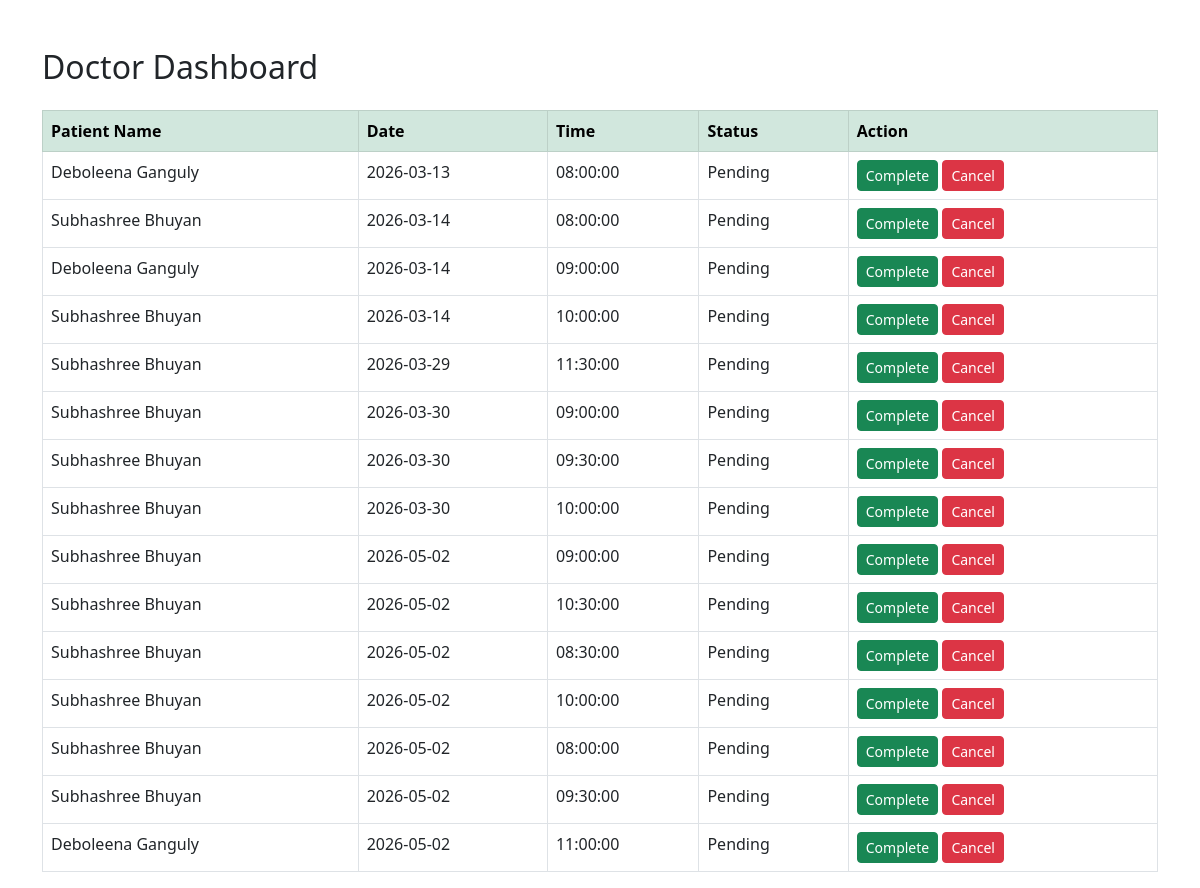
Before: /doctor/dashboard.php (signed in) with the older database file.
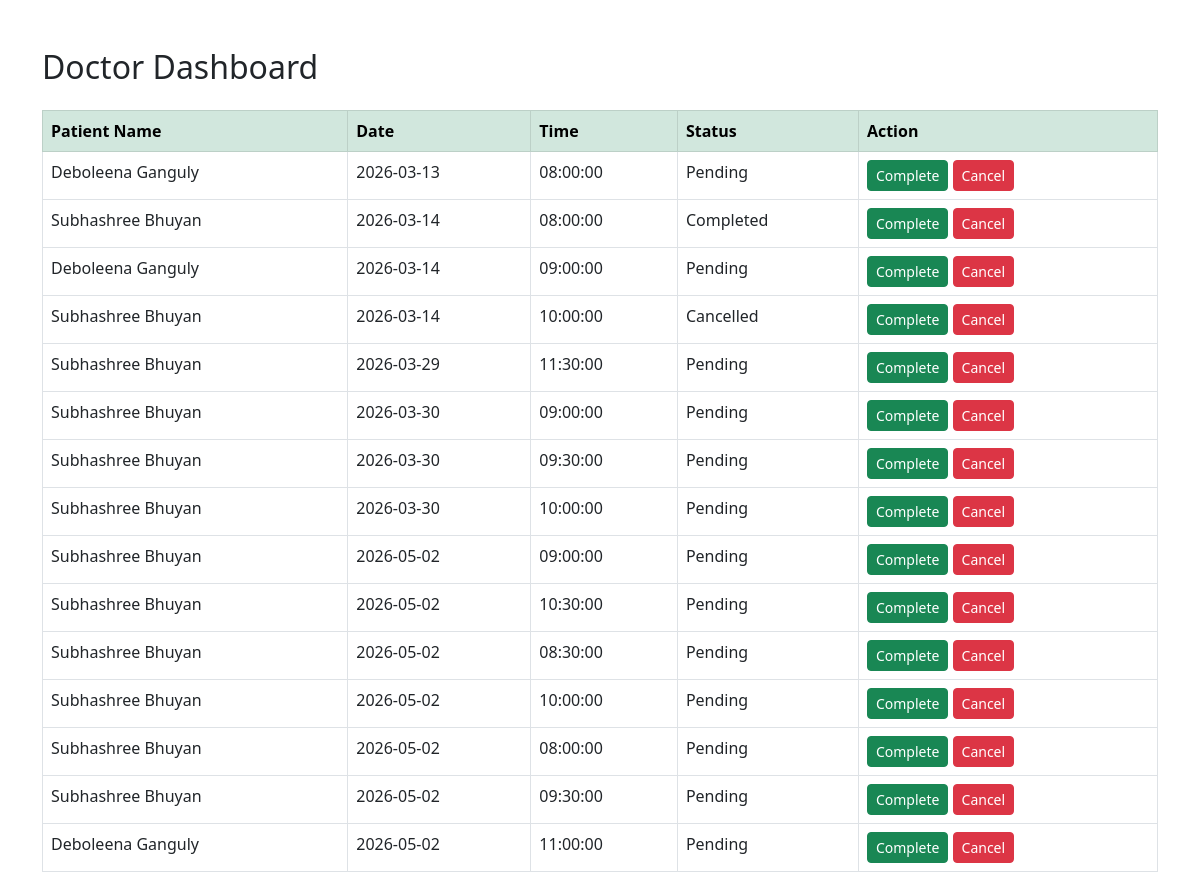
After: the same page with the newer database file.
### tables this page shows
CREATE TABLE `appointments` (
  `appointment_id` int(11) NOT NULL,
  `patient_id` int(11) DEFAULT NULL,
  `doctor_id` int(11) DEFAULT NULL,
  `appointment_date` date DEFAULT NULL,
  `appointment_time` time DEFAULT NULL,
  `status` enum('Pending','Completed','Cancelled') DEFAULT 'Pending',
  `created_at` timestamp NOT NULL DEFAULT current_timestamp()
);

CREATE TABLE `patients` (
  `patient_id` int(11) NOT NULL,
  `user_id` int(11) DEFAULT NULL,
  `first_name` varchar(50) DEFAULT NULL,
  `last_name` varchar(50) DEFAULT NULL,
  `gender` varchar(10) DEFAULT NULL,
  `phone` varchar(15) DEFAULT NULL,
  `address` text DEFAULT NULL,
  `created_at` timestamp NOT NULL DEFAULT current_timestamp(),
  `email` varchar(100) DEFAULT NULL,
  `password` varchar(100) DEFAULT NULL,
  `middle_name` varchar(50) DEFAULT NULL,
  `date_of_birth` date DEFAULT NULL,
  `title` enum('Mr','Mrs','Miss','Ms','Dr','Other') DEFAULT NULL
);

### doctor/dashboard.php (the view, shortened to what this page needs)
<?php
include("../config/db.php");
$doctor_id = $_SESSION['doctor_id'];
$query = "SELECT appointments.*, patients.first_name, patients.last_name
          FROM appointments
          JOIN patients ON appointments.patient_id = patients.patient_id
          WHERE doctor_id='$doctor_id'
          ORDER BY appointment_date ASC";
$result = mysqli_query($con,$query);
?>
<!DOCTYPE html>
<html>
<head>
<link href="https://cdn.jsdelivr.net/npm/bootstrap@5.3.0/dist/css/bootstrap.min.css" rel="stylesheet">
</head>
<body>
<div class="container mt-5">
<h2 class="mb-4">Doctor Dashboard</h2>
<table class="table table-bordered">
<thead class="table-success">
<tr>
<th>Patient Name</th>
<th>Date</th>
<th>Time</th>
<th>Status</th>
<th>Action</th>
</tr>
</thead>
<tbody>
<?php while($row = mysqli_fetch_assoc($result)) { ?>
<tr>
<td><?php echo $row['first_name']." ".$row['last_name']; ?></td>
<td><?php echo $row['appointment_date']; ?></td>
<td><?php echo $row['appointment_time']; ?></td>
<td><?php echo $row['status']; ?></td>
<td>
    <a href="update_status.php?id=<?php echo $row['appointment_id']; ?>&status=Completed" class="btn btn-success btn-sm">
        Complete
    </a>
    <a href="update_status.php?id=<?php echo $row['appointment_id']; ?>&status=Cancelled" class="btn btn-danger btn-sm">
        Cancel
    </a>
</td>
</tr>
<?php } ?>
</tbody>
</table>
</div>
</body>
</html>

Changed rows visible on the page:
changed appointments: status "Pending" → "Completed"
changed appointments: status "Pending" → "Cancelled"
